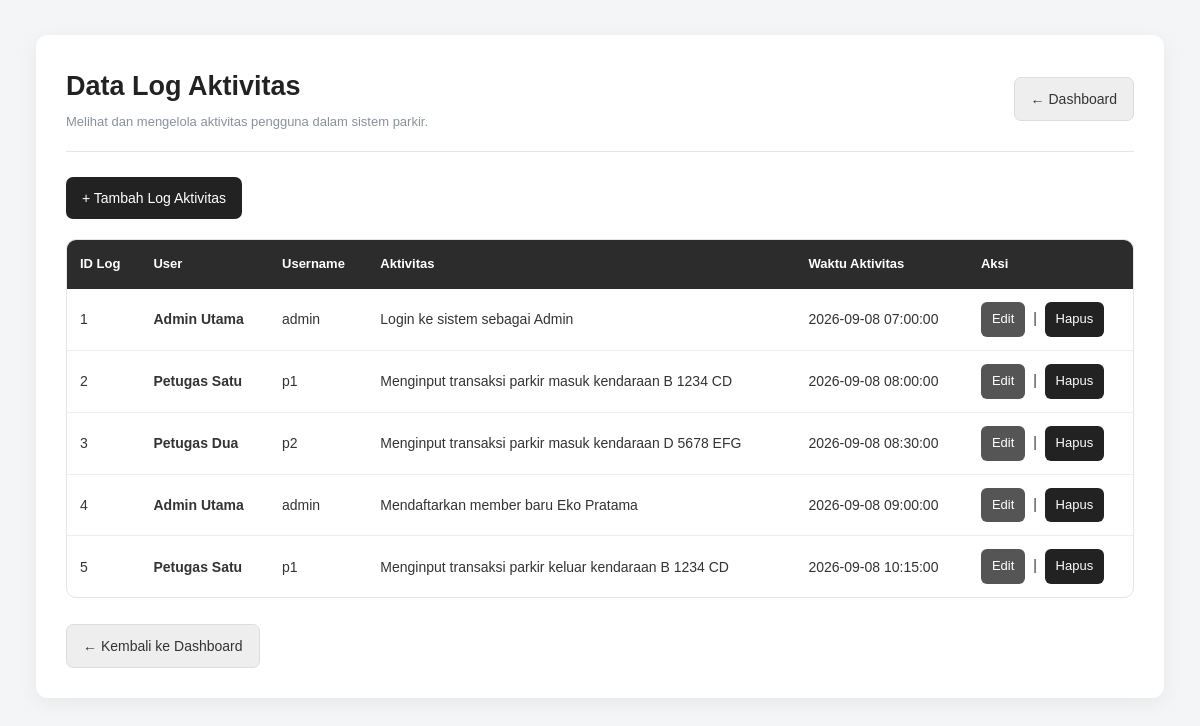
Screenshot of /log_aktivitas/tampil_log_aktivitas.php with the database file from the repository.
### tables this page shows
CREATE TABLE `tb_log_aktivitas` (
  `id_log` int(11) NOT NULL,
  `id_user` int(11) NOT NULL,
  `aktivitas` text NOT NULL,
  `waktu_aktivitas` datetime NOT NULL DEFAULT current_timestamp()
);

CREATE TABLE `tb_user` (
  `id_user` int(11) NOT NULL,
  `nama_lengkap` varchar(100) NOT NULL,
  `username` varchar(50) NOT NULL,
  `password` varchar(255) NOT NULL,
  `role` enum('admin','petugas','owner') NOT NULL,
  `status_aktif` tinyint(1) NOT NULL DEFAULT 1
);

### log_aktivitas/tampil_log_aktivitas.php (the view, shortened to what this page needs)
<?php
require_once '../koneksi.php';
$query = mysqli_query(
    $koneksi,
    "
    SELECT
        tb_log_aktivitas.*,
        tb_user.nama_lengkap,
        tb_user.username
    FROM tb_log_aktivitas
    /* Menghubungkan log dengan data user */
    LEFT JOIN tb_user
        ON tb_log_aktivitas.id_user = tb_user.id_user
    /* Mengurutkan data berdasarkan ID log */
    ORDER BY tb_log_aktivitas.id_log ASC
    "
);
?>
<!DOCTYPE html>
<html lang="id">
<head>
    <link rel="stylesheet" href="http://localhost/parkir/style.css?v=3">
</head>
<body>
    <div class="container">
        <div class="page-header">
            <div>
                <h2>
                    Data Log Aktivitas
                </h2>
                <p style="color: #8a919c; font-size: 13px;">
                    Melihat dan mengelola aktivitas pengguna
                    dalam sistem parkir.
                </p>
            </div>
            <a href="../dashboard.php" class="kembali">
                ← Dashboard
            </a>
        </div>
        <p>
            <a href="tambah_log_aktivitas.php" class="btn">
                + Tambah Log Aktivitas
            </a>
        </p>
        <table>
            <tr>
                <th>
                    ID Log
                </th>
                <th>
                    User
                </th>
                <th>
                    Username
                </th>
                <th>
                    Aktivitas
                </th>
                <th>
                    Waktu Aktivitas
                </th>
                <th>
                    Aksi
                </th>
            </tr>
            <?php
            while ($log = mysqli_fetch_assoc($query)) {
                ?>
                <tr>
                    <td>
                        <?= htmlspecialchars(
                            $log['id_log']
                        ); ?>
                    </td>
                    <td>
                        <strong>
                            <?= htmlspecialchars(
                                $log['nama_lengkap'] ?? '-'
                            ); ?>
                        </strong>
                    </td>
                    <td>
                        <?= htmlspecialchars(
                            $log['username'] ?? '-'
                        ); ?>
                    </td>
                    <td>
                        <?= htmlspecialchars(
                            $log['aktivitas']
                        ); ?>
                    </td>
                    <td>
                        <?= htmlspecialchars(
                            $log['waktu_aktivitas']
                        ); ?>
                    </td>
                    <td>
                        <a href="edit_log_aktivitas.php?id=<?= $log['id_log']; ?>" class="edit">
                            Edit
                        </a>
                        &nbsp;|&nbsp;
                        <a href="hapus_log_aktivitas.php?id=<?= $log['id_log']; ?>" class="hapus"
                            onclick="return confirm('Yakin ingin menghapus log ini?')">
                            Hapus
                        </a>
                    </td>
                </tr>
                <?php
            }
            ?>
        </table>
        <br>
        <a href="../dashboard.php" class="kembali">
            ← Kembali ke Dashboard
        </a>
    </div>
</body>
</html>

### style.css (style rules this page uses)
* { margin: 0; padding: 0; box-sizing: border-box; }
:root { --primary: #222222; --primary-hover: #000000; --secondary: #555555; --secondary-hover: #333333; --background: #f4f5f7; --surface: #ffffff; --border: #e5e5e5; --text: #222222; --muted: #777777; --success: #2f7d4a; --danger: #b63b3b; --warning: #9a721f; --radius: 12px; --shadow: 0 5px 20px rgba(0, 0, 0, 0.06); --shadow-hover: 0 10px 30px rgba(0, 0, 0, 0.1); }
body { font-family: Arial, Helvetica, sans-serif; background: var(--background); color: var(--text); line-height: 1.6; min-height: 100vh; }
a { text-decoration: none; color: inherit; }
.container { width: 94%; max-width: 1400px; margin: 35px auto; background: var(--surface); padding: 30px; border-radius: var(--radius); box-shadow: var(--shadow); }
.page-header { display: flex; justify-content: space-between; align-items: center; gap: 20px; margin-bottom: 25px; padding-bottom: 18px; border-bottom: 1px solid var(--border); }
.page-header h2 { font-size: 27px; font-weight: 700; color: var(--text); margin-bottom: 4px; }
h1, h2, h3, h4 { color: var(--text); }
.btn { display: inline-flex; align-items: center; justify-content: center; gap: 7px; background: var(--primary); color: white; padding: 10px 16px; border-radius: 7px; border: none; font-size: 14px; cursor: pointer; transition: background 0.2s ease, transform 0.2s ease, box-shadow 0.2s ease; }
.kembali { display: inline-flex; align-items: center; justify-content: center; gap: 7px; background: #eeeeee; color: #333333; padding: 10px 16px; border-radius: 7px; font-size: 14px; border: 1px solid #dddddd; transition: 0.2s ease; }
.edit { display: inline-flex; align-items: center; justify-content: center; background: #555555; color: white; padding: 7px 11px; border-radius: 6px; font-size: 13px; transition: 0.2s ease; }
.hapus { display: inline-flex; align-items: center; justify-content: center; background: #222222; color: white; padding: 7px 11px; border-radius: 6px; font-size: 13px; transition: 0.2s ease; }
table { width: 100%; border-collapse: separate; border-spacing: 0; margin-top: 20px; background: white; border: 1px solid var(--border); border-radius: 10px; overflow: hidden; }
table th { background: #2c2c2c; color: white; padding: 14px 13px; text-align: left; font-size: 13px; font-weight: 600; white-space: nowrap; border: none; }
table td { padding: 13px; border-bottom: 1px solid #eeeeee; color: #333333; font-size: 14px; vertical-align: middle; }
table tr:last-child td { border-bottom: none; }
table tbody tr { transition: background 0.15s ease; }
.container, .dashboard, .login-card, .card, .stat-card { animation: fadeIn 0.3s ease; }

### rows the page displays
tb_log_aktivitas: id_log "1", id_user.nama_lengkap "Admin Utama", id_user.username "admin", aktivitas "Login ke sistem sebagai Admin", waktu_aktivitas "2026-09-08 07:00:00"
tb_log_aktivitas: id_log "2", id_user.nama_lengkap "Petugas Satu", id_user.username "p1", aktivitas "Menginput transaksi parkir masuk kendaraan B 1234 CD", waktu_aktivitas "2026-09-08 08:00:00"
tb_log_aktivitas: id_log "3", id_user.nama_lengkap "Petugas Dua", id_user.username "p2", aktivitas "Menginput transaksi parkir masuk kendaraan D 5678 EFG", waktu_aktivitas "2026-09-08 08:30:00"
tb_log_aktivitas: id_log "4", id_user.nama_lengkap "Admin Utama", id_user.username "admin", aktivitas "Mendaftarkan member baru Eko Pratama", waktu_aktivitas "2026-09-08 09:00:00"
tb_log_aktivitas: id_log "5", id_user.nama_lengkap "Petugas Satu", id_user.username "p1", aktivitas "Menginput transaksi parkir keluar kendaraan B 1234 CD", waktu_aktivitas "2026-09-08 10:15:00"
